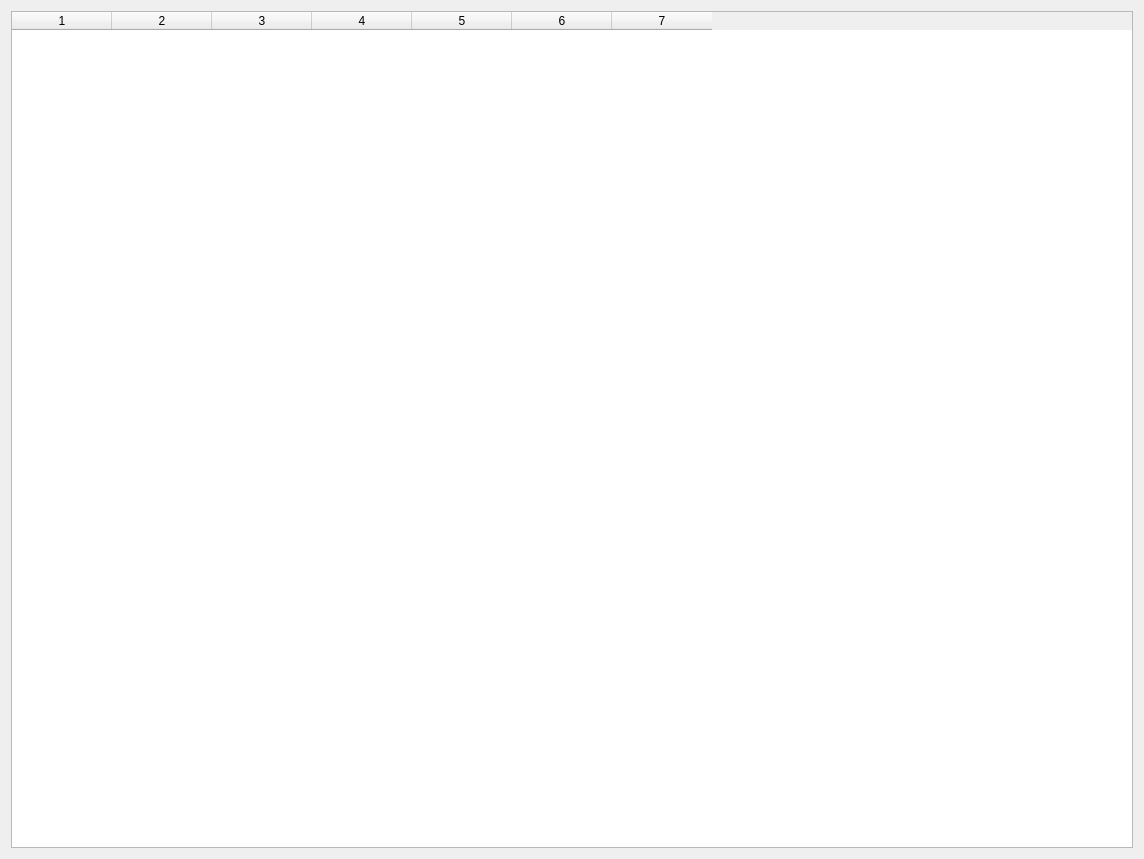
<?xml version="1.0" encoding="UTF-8"?>
<ui version="4.0">
 <class>Form</class>
 <widget class="QWidget" name="Form">
  <property name="geometry">
   <rect>
    <x>0</x>
    <y>0</y>
    <width>1144</width>
    <height>859</height>
   </rect>
  </property>
  <property name="windowTitle">
   <string>Form</string>
  </property>
  <layout class="QGridLayout" name="gridLayout">
   <item row="0" column="0">
    <widget class="QTableWidget" name="tableWidget">
     <property name="columnCount">
      <number>7</number>
     </property>
     <column/>
     <column/>
     <column/>
     <column/>
     <column/>
     <column/>
     <column/>
    </widget>
   </item>
  </layout>
 </widget>
 <resources/>
 <connections/>
</ui>
